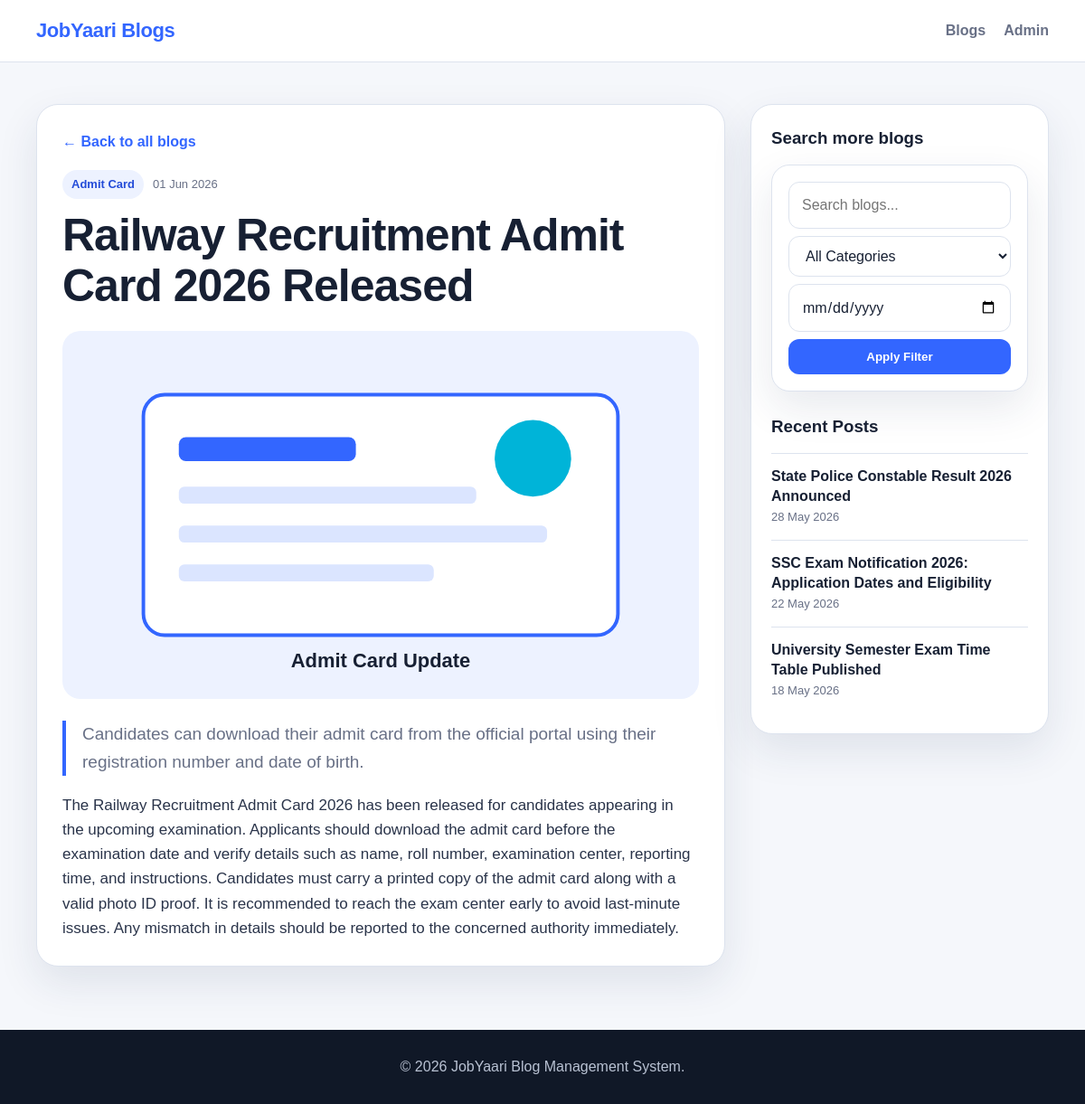
The app's page /blog.php?id=1 with its own data.
### tables this page shows
CREATE TABLE blogs (
    id INT AUTO_INCREMENT PRIMARY KEY,
    title VARCHAR(255) NOT NULL,
    short_description TEXT NULL,
    content LONGTEXT NOT NULL,
    category VARCHAR(100) NOT NULL,
    image_path VARCHAR(255) NULL,
    published_date DATE NOT NULL,
    created_at TIMESTAMP DEFAULT CURRENT_TIMESTAMP,
    updated_at TIMESTAMP DEFAULT CURRENT_TIMESTAMP ON UPDATE CURRENT_TIMESTAMP
);

### config/database.php (called while the page is built, shortened)
<?php
function e($value) {
    return htmlspecialchars((string) $value, ENT_QUOTES, 'UTF-8');
}

### blog.php (the view, shortened to what this page needs)
<?php
require_once __DIR__ . '/config/database.php';
$id = isset($_GET['id']) ? (int) $_GET['id'] : 0;
$stmt = $pdo->prepare("SELECT * FROM blogs WHERE id = :id LIMIT 1");
$stmt->execute([':id' => $id]);
$blog = $stmt->fetch();
$recentStmt = $pdo->prepare("SELECT id, title, published_date FROM blogs WHERE id != :id ORDER BY published_date DESC, id DESC LIMIT 4");
$recentStmt->execute([':id' => $id]);
$recentBlogs = $recentStmt->fetchAll();
?>
<!DOCTYPE html>
<html lang="en">
<head>
    <link rel="stylesheet" href="assets/css/style.css">
</head>
<body>
    <header class="site-header">
        <nav class="navbar container">
            <a class="brand" href="index.php">JobYaari Blogs</a>
            <div class="nav-links">
                <a href="index.php">Blogs</a>
                <a href="admin/login.php">Admin</a>
            </div>
        </nav>
    </header>
    <main class="container detail-layout">
        <?php if (!$blog): ?>
            <section class="empty-state single-empty">
                <h1>Blog not found</h1>
                <p>The blog you are looking for may have been removed.</p>
                <a href="index.php" class="primary-btn">Back to Blogs</a>
            </section>
        <?php else: ?>
            <article class="blog-detail">
                <a href="index.php" class="back-link">← Back to all blogs</a>
                <div class="blog-meta detail-meta">
                    <span class="tag"><?= e($blog['category']) ?></span>
                    <span><?= date('d M Y', strtotime($blog['published_date'])) ?></span>
                </div>
                <h1><?= e($blog['title']) ?></h1>
                <img src="<?= e($blog['image_path'] ?: 'assets/images/blog-default.svg') ?>" alt="<?= e($blog['title']) ?>" class="detail-image">
                <p class="lead-text"><?= e($blog['short_description']) ?></p>
                <div class="content-body">
                    <?= nl2br(e($blog['content'])) ?>
                </div>
            </article>
            <aside class="sidebar-card">
                <h3>Search more blogs</h3>
                <form action="index.php" method="GET" class="sidebar-search">
                    <input type="text" name="search" placeholder="Search blogs...">
                    <select name="category">
                        <option value="">All Categories</option>
                    </select>
                    <input type="date" name="date">
                    <button type="submit" class="primary-btn full-width">Apply Filter</button>
                </form>
                <div class="recent-posts">
                    <h3>Recent Posts</h3>
                    <?php foreach ($recentBlogs as $recent): ?>
                        <a href="blog.php?id=<?= (int) $recent['id'] ?>" class="recent-link">
                            <strong><?= e($recent['title']) ?></strong>
                            <span><?= date('d M Y', strtotime($recent['published_date'])) ?></span>
                        </a>
                    <?php endforeach; ?>
                </div>
            </aside>
        <?php endif; ?>
    </main>
    <footer class="footer">
        <div class="container">
            <p>© <?= date('Y') ?> JobYaari Blog Management System.</p>
        </div>
    </footer>
</body>
</html>

### assets/css/style.css (style rules this page uses)
:root { --bg: #f5f7fb; --card: #ffffff; --text: #172033; --muted: #687086; --primary: #3366ff; --primary-dark: #244cd8; --soft-primary: #edf2ff; --border: #dde3ee; --danger: #e63946; --success: #1f9d55; --shadow: 0 18px 45px rgba(34, 50, 84, 0.10); }
* { box-sizing: border-box; }
body { margin: 0; font-family: Arial, Helvetica, sans-serif; background: var(--bg); color: var(--text); line-height: 1.6; }
a { color: inherit; text-decoration: none; }
img { max-width: 100%; display: block; }
.container { width: min(1120px, calc(100% - 32px)); margin: 0 auto; }
.site-header { background: rgba(255, 255, 255, 0.92); border-bottom: 1px solid var(--border); position: sticky; top: 0; z-index: 10; backdrop-filter: blur(12px); }
.navbar { min-height: 68px; display: flex; align-items: center; justify-content: space-between; gap: 16px; }
.brand { font-size: 22px; font-weight: 800; letter-spacing: -0.4px; color: var(--primary); }
.nav-links { display: flex; align-items: center; gap: 20px; font-weight: 700; color: var(--muted); }
.filter-card, .sidebar-search { background: var(--card); border: 1px solid var(--border); border-radius: 20px; padding: 18px; box-shadow: var(--shadow); }
.field, .sidebar-search { display: flex; flex-direction: column; gap: 8px; }
input, select, textarea { width: 100%; border: 1px solid var(--border); border-radius: 12px; padding: 12px 14px; font: inherit; color: var(--text); background: #fff; outline: none; transition: border-color 0.2s, box-shadow 0.2s; }
.primary-btn, .secondary-btn, .danger-btn, .success-btn { display: inline-flex; align-items: center; justify-content: center; border: 0; border-radius: 12px; padding: 12px 16px; font-weight: 800; cursor: pointer; transition: transform 0.2s, box-shadow 0.2s, background 0.2s; }
.primary-btn { background: var(--primary); color: white; }
.full-width { width: 100%; }
.blog-meta { display: flex; align-items: center; justify-content: space-between; gap: 10px; color: var(--muted); font-size: 13px; margin-bottom: 12px; }
.tag { background: var(--soft-primary); color: var(--primary-dark); padding: 6px 10px; border-radius: 999px; font-weight: 800; }
.read-more, .back-link { color: var(--primary); font-weight: 800; }
.detail-layout { display: grid; grid-template-columns: minmax(0, 1fr) 330px; gap: 28px; padding: 46px 0 70px; }
.blog-detail, .sidebar-card, .auth-card, .admin-card { background: var(--card); border: 1px solid var(--border); border-radius: 24px; box-shadow: var(--shadow); }
.blog-detail { padding: 28px; }
.detail-meta { justify-content: flex-start; margin-top: 18px; }
.blog-detail h1 { font-size: clamp(30px, 5vw, 50px); line-height: 1.12; margin: 0 0 22px; letter-spacing: -1px; }
.detail-image { width: 100%; max-height: 440px; object-fit: cover; border-radius: 20px; margin-bottom: 24px; }
.lead-text { font-size: 19px; color: var(--muted); border-left: 4px solid var(--primary); padding-left: 18px; }
.content-body { font-size: 17px; color: #2a344a; white-space: normal; }
.sidebar-card { height: fit-content; padding: 22px; position: sticky; top: 90px; }
.sidebar-card h3 { margin: 0 0 14px; }
.recent-posts { margin-top: 24px; }
.recent-link { display: block; padding: 14px 0; border-top: 1px solid var(--border); }
.recent-link strong { display: block; line-height: 1.35; }
.recent-link span { display: block; color: var(--muted); font-size: 13px; margin-top: 3px; }
.footer { padding: 28px 0; background: #101827; color: #b9c2d3; text-align: center; }
.footer p { margin: 0; }

### records on screen
blogs: category "Admit Card", published_date "01 Jun 2026", title "Railway Recruitment Admit Card 2026 Released", image_path (picture), short_description "Candidates can download their admit card from the official portal using their registration number and date of birth.", content "The Railway Recruitment Admit Card 2026 has been released for candidates appearing in the upcoming examination. Applicants should download the admit card before the examination date and verify details such as name, roll number, examination center, reporting time, and instructions. Candidates must carry a printed copy of the admit card along with a valid photo ID proof. It is recommended to reach the exam center early to avoid last-minute issues. Any mismatch in details should be reported to the concerned authority immediately."
blogs: title "State Police Constable Result 2026 Announced", published_date "28 May 2026"
blogs: title "SSC Exam Notification 2026: Application Dates and Eligibility", published_date "22 May 2026"
blogs: title "University Semester Exam Time Table Published", published_date "18 May 2026"
